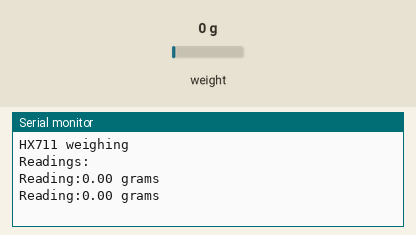
The sketch below on a simulated Arduino Uno, built with avr-gcc and run on an emulated ATmega328P. Parts: the last lines printed to the serial monitor. The test bench sets the inputs (shaded band); at power-on: weight on the scale 0 g.

Above: at 2.2 s.
2.3 s: weight on the scale set to 100 g
At 3.6 s:
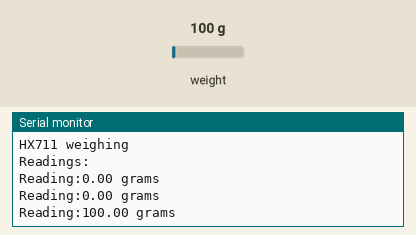
3.8 s: weight on the scale set to 1250 g
At 4.8 s:
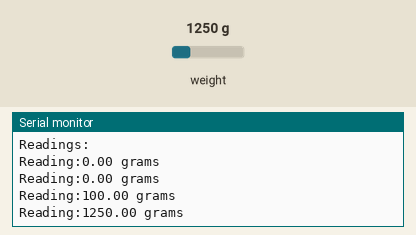
Timing chart, 0 to 6.8 s (numbered marks = the images above; inputs shaded):
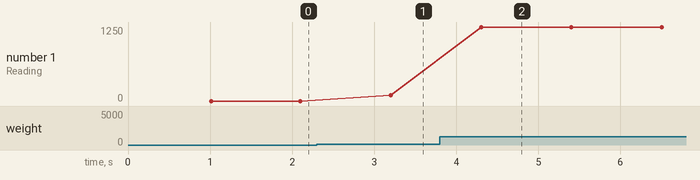

The sketch:

single_hx711_original_.ino
```cpp
#include "HX711.h"

HX711 scale(6, 5); //HX711 scale(6, 5);

float calibration_factor = -439;
float units;
float ounces;

void setup()
{
  Serial.begin(9600);
  Serial.println("HX711 weighing");
  scale.set_scale(calibration_factor);
  scale.tare();
  Serial.println("Readings:");
}

void loop()
{
  Serial.print("Reading:");
  units = scale.get_units(),10;
  if (units < 0)
  {
    units = 0.00;
  }
  ounces = units * 0.035274;
  Serial.print(units);
  Serial.println(" grams");
  delay(1000);
}
```

Measured:
- after the input at 2.3 s, the serial monitor: prints a new line after 0.90 s (image 1)
- after the input at 3.8 s, the serial monitor: prints a new line after 0.50 s (image 2)
- plotted number 1: 0 → 100 after the input at 2.3 s, 100 → 1250 after the input at 3.8 s
